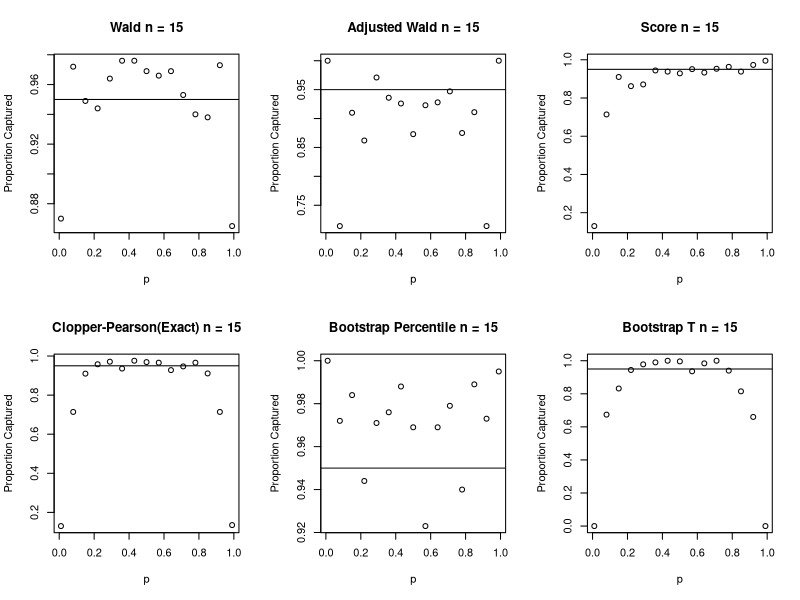
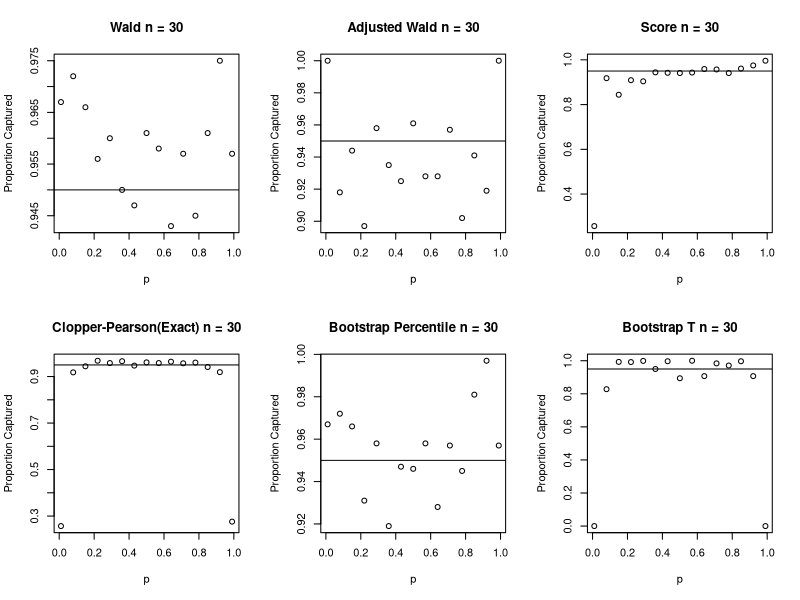
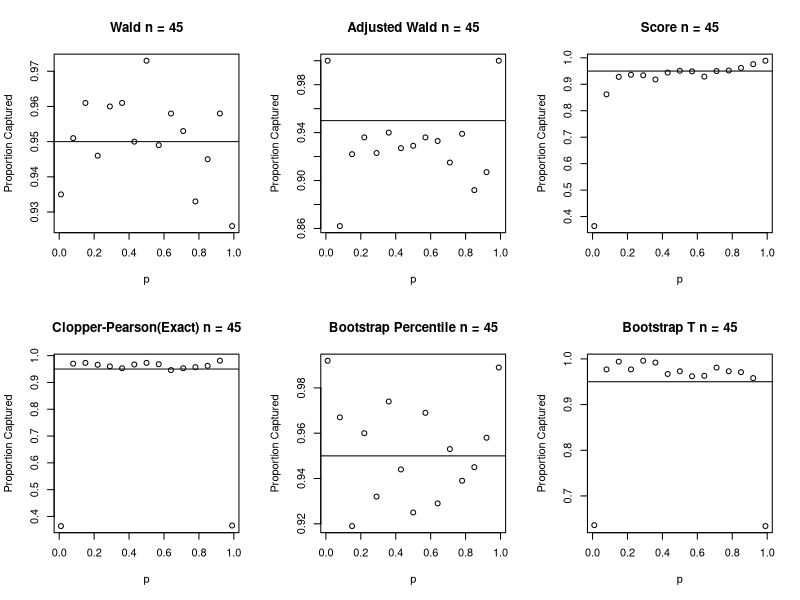
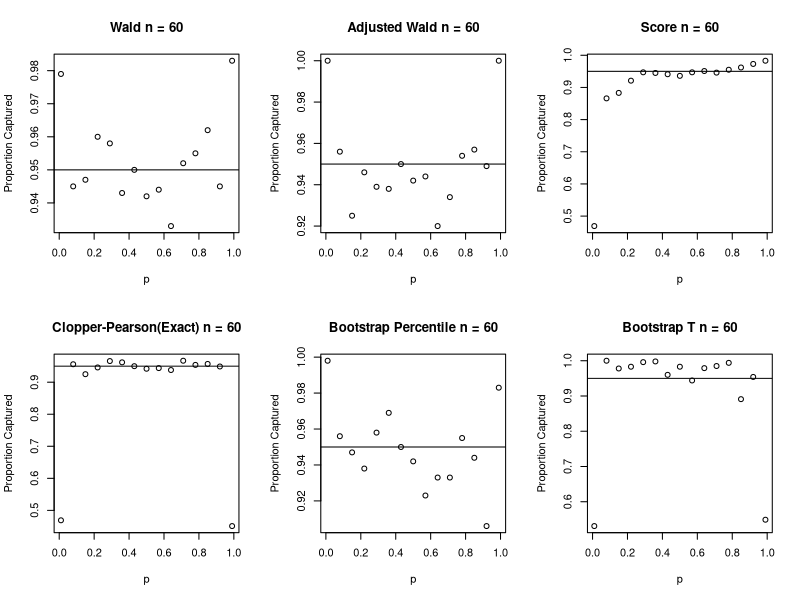
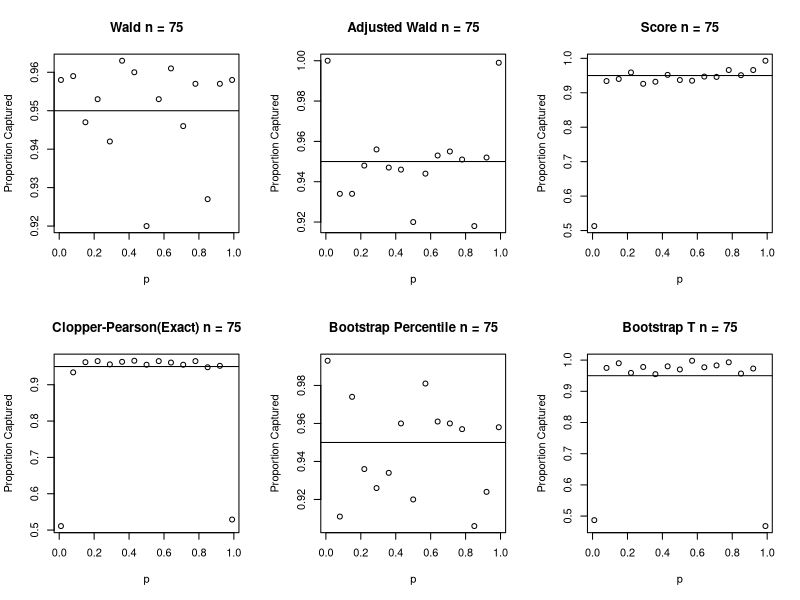
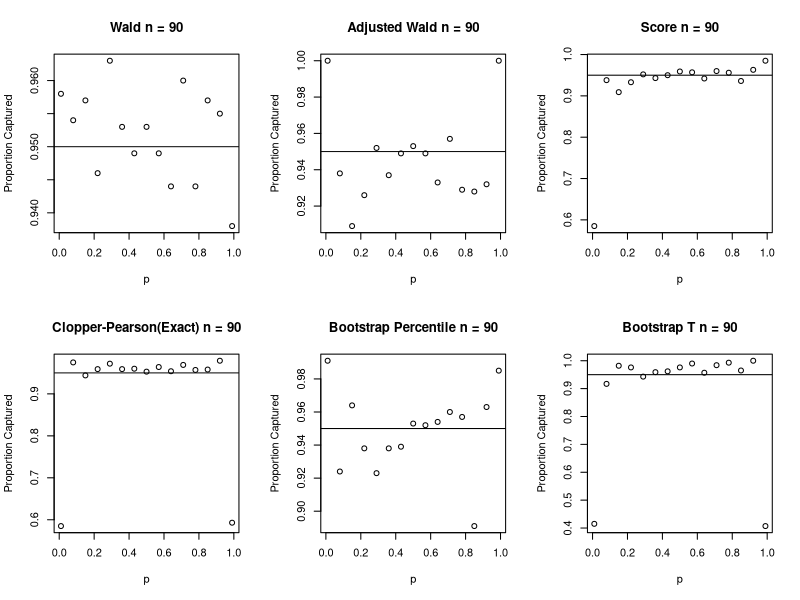
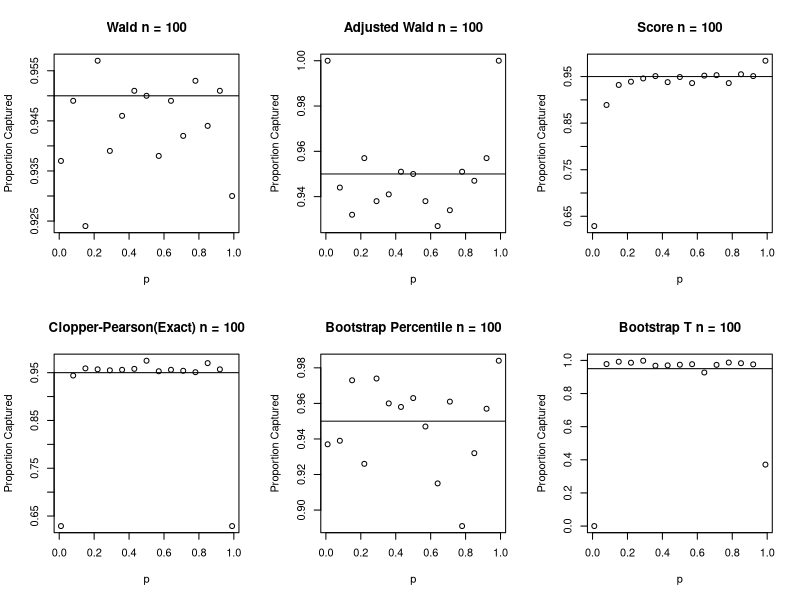
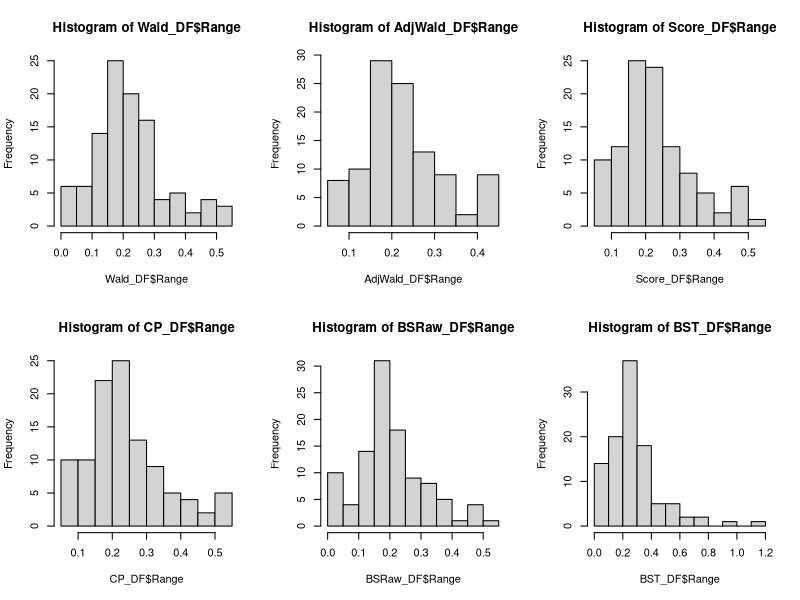

These charts were generated, in order, by the following R code: (Note: this script raises an error after producing the figures.)
#Part 1 Create various functions
waldCI <- function(y, n, alpha = 0.05){
  p_hat <- y/n
  c(p_hat - qnorm(1-alpha/2)*sqrt(((p_hat)*(1-p_hat))/n),
    p_hat + qnorm(1-alpha/2)*sqrt(((p_hat)*(1-p_hat))/n))
}

AdjustedWaldCI <-function(y, n, alpha = 0.05){
  p_hat <-(y+2)/(n+4)
  c(p_hat - qnorm(1-alpha/2)*sqrt(((p_hat)*(1-p_hat))/(n+4)),
     p_hat + qnorm(1-alpha/2)*sqrt(((p_hat)*(1-p_hat))/(n+4)))
}


ClopperPearson <- function(y,n,alpha=0.05){
  if(y == n){
    return(c(1,1))
  }
  if(y == 0){
    return(c(0,0))
  }
  else{
    a1 <- 2*y
    b1 <- 2*(n-y+1)
    a2 <- 2*(y+1)
    b2 <- 2*(n-y)
    return(c((1+((n-y+1)/(y*qf(alpha/2,a1,b1))))^(-1),
    (1+((n-y)/((y+1)*qf(1-alpha/2,a2,b2))))^(-1)))
  }
}
ClopperPearson(5,15)

Score_Interval <- function(y,n,alpha = 0.05){
  p_hat <- y/n
  c((p_hat+((qnorm(alpha/2)^2)/(2*n))+qnorm(alpha/2)*sqrt((p_hat*(1-p_hat)+(qnorm(alpha/2)^2)/(4*n))/n))/(1+(qnorm(alpha/2)^2)/(2*n)),
    (p_hat+((qnorm(alpha/2)^2)/(2*n))-qnorm(alpha/2)*sqrt((p_hat*(1-p_hat)+(qnorm(alpha/2)^2)/(4*n))/n))/(1+(qnorm(alpha/2)^2)/(2*n))
  )
}

BootCIs <- function(y, n, B = 100, alpha = 0.05){
  p_hat <- y/n
  p_hat_boot_values <- c()
  p_boot_t_values <- c()
  for(i in 1:B) {
    p_hat_boot <- rbinom(1, n, p_hat)/n

    #theoretical using formula sqrt(p*1-p)/n)
    theoretical_SE_p_hat_boot <- sqrt((p_hat_boot*(1-p_hat_boot)/n))
    
    #find SEs for t-stats
    p_boot_t <- (p_hat_boot - p_hat)/theoretical_SE_p_hat_boot
    
    #p_boot_t_fixed <- setdiff(p_boot_t_theoretical, c(Inf, -Inf))
    
    p_hat_boot_values <- append(p_hat_boot_values, p_hat_boot)
    p_boot_t_values <- append(p_boot_t_values, p_boot_t)
  }
  p_boot_t_values <- setdiff(p_boot_t_values, c(Inf, -Inf))
  return(c("Lower Bound % Interval" = quantile(p_hat_boot_values, alpha/2, name= FALSE),
           "Upper Bound % Interval" = quantile(p_hat_boot_values, 1 - alpha/2, name = FALSE),
           "Lower Bound T-Interval" = p_hat-quantile(p_boot_t_values, 1 - alpha/2, name = FALSE)*sd(p_hat_boot_values),
           "Upper Bound T-Interval" = p_hat-quantile(p_boot_t_values, alpha/2, name = FALSE)*sd(p_hat_boot_values)))
}

#Part 2 Generate random samples
#create vectors for n,p, and name of the methods that we wish to use
N<- 1000
sizes <- c(seq(15, 100, 15),100)
props <- seq(0.01, 0.99, length.out = 15)

#Set up a 3D array to store all samples.
#First dimension are individual sample values.
#Second dimension is the different sample sizes
#Third dimension is the different p values.
sample_array <- array(c(0,0,0), dim = c(N, length(sizes), length(props)))
#Creating the array
for (n in 1:length(sizes)){
  for (p in 1:length(props)){
    sample_array[,n,p] <- rbinom(N, sizes[n], props[p])
  }}

#Part 3/Part 4 Creating the CIs for each function and creating calculations 

#Create Matricies to store results for each interval
WaldCIMatrix 		<- matrix(0,nrow=105,ncol=8)
AdjustedWaldMatrix 	<- matrix(0,nrow=105,ncol=8)
ScoreIntervalMatrix 	<- matrix(0,nrow=105,ncol=8)
CPMatrix 			<- matrix(0,nrow=105,ncol=8)
BSRawMatrix 		<- matrix(0,nrow=105,ncol=8)
BSTMatrix 			<- matrix(0,nrow=105,ncol=8)

row_counter <-1
for (k in 1:length(props)){
  for (j in 1:length(sizes)){

      ##Set Up Counting algorithm!!!
	Wald_Count 		<- Wald_Below 	<- Wald_Above 	<- 0
	Adj_Wald_Count 	<- Adj_Wald_Below <- Adj_Wald_Above <- 0
	Score_Count 	<- Score_Below 	<- Score_Above 	<- 0 
	CP_Count 		<- CP_Below 	<- CP_Above 	<- 0
	BSRaw_Count 	<- BSRaw_Below 	<- BSRaw_Above 	<- 0
	BST_Count 		<- BST_Below 	<- BST_Above 	<- 0
 
      #calculate CIs
      WaldCI 		<- waldCI(props[k]*sizes[j],sizes[j],)
      AdjustedWald_CI 	<- AdjustedWaldCI(props[k]*sizes[j],sizes[j],)
	Score_CI 		<- Score_Interval(props[k]*sizes[j],sizes[j],)
	CP_CI 		<- ClopperPearson(props[k]*sizes[j],sizes[j],)
	BootStrapCIs 	<- BootCIs(props[k]*sizes[j],sizes[j],)
	BSRaw_CI 		<- c(BootStrapCIs[1], BootStrapCIs[2])
	BST_CI 		<- c(BootStrapCIs[3], BootStrapCIs[4])

	#Check CI Success Rates
      for(i in sample_array[,j,k]){
        p_check <- i/sizes[j]
        if(p_check >= WaldCI[1] & p_check <= WaldCI[2]){
          Wald_Count <- Wald_Count + 1
        }
        if(p_check < WaldCI[1]){
          Wald_Below <- Wald_Below + 1
        }
        if(p_check > WaldCI[2]){
          Wald_Above <- Wald_Above + 1
        }
        if(p_check >= AdjustedWald_CI[1] & p_check <= AdjustedWald_CI[2]){
          Adj_Wald_Count <- Adj_Wald_Count + 1
        }
        if(p_check < AdjustedWald_CI[1]){
          Adj_Wald_Below <- Adj_Wald_Below + 1
        }
        if(p_check > AdjustedWald_CI[2]){
          Adj_Wald_Above <- Adj_Wald_Above + 1
        }
        if(p_check >= Score_CI[1] & p_check <= Score_CI[2]){
          Score_Count <- Score_Count + 1
        }
        if(p_check < Score_CI[1]){
          Score_Below <- Score_Below + 1
        }
        if(p_check > Score_CI[2]){
          Score_Above <- Score_Above + 1
	  }
	  if(p_check >= CP_CI[1] & p_check <= CP_CI[2]){
          CP_Count <- CP_Count + 1
        }
        if(p_check < CP_CI[1]){
          CP_Below <- CP_Below + 1
        }
        if(p_check > CP_CI[2]){
          CP_Above <- CP_Above + 1
        }
	  if(p_check >= BSRaw_CI[1] & p_check <= BSRaw_CI[2]){
          BSRaw_Count <- BSRaw_Count + 1
        }
        if(p_check < BSRaw_CI[1]){
          BSRaw_Below <- BSRaw_Below + 1
        }
        if(p_check > BSRaw_CI[2]){
          BSRaw_Above <- BSRaw_Above + 1
        }	  
	  if(p_check >= BST_CI[1] & p_check <= BST_CI[2]){
          BST_Count <- BST_Count + 1
        }
        if(p_check < BST_CI[1]){
          BST_Below <- BST_Below + 1
        }
        if(p_check > BST_CI[2]){
          BST_Above <- BST_Above + 1
        }
	
	#Turning Counts into proportions
      Wald_True_Value 	<- Wald_Count/N
      Wald_Below_Value 	<- Wald_Below/N
      Wald_Above_Value 	<- Wald_Above/N
      Adj_Wald_True_Value 	<- Adj_Wald_Count/N
      Adj_Wald_Below_Value 	<- Adj_Wald_Below/N
      Adj_Wald_Above_Value 	<- Adj_Wald_Above/N
	Score_True_Value 	<- Score_Count/N
      Score_Below_Value <- Score_Below/N
      Score_Above_Value <- Score_Above/N
	CP_True_Value 	<- CP_Count/N
      CP_Below_Value 	<- CP_Below/N
      CP_Above_Value 	<- CP_Above/N
	BSRaw_True_Value 	<- BSRaw_Count/N
      BSRaw_Below_Value <- BSRaw_Below/N
      BSRaw_Above_Value <- BSRaw_Above/N
	BST_True_Value 	<- BST_Count/N
      BST_Below_Value 	<- BST_Below/N
      BST_Above_Value 	<- BST_Above/N
      }


	###ADDING TO CORRECT MATRICIES!!!!
      WaldCIMatrix[row_counter,] <- c(props[k],sizes[j],WaldCI,WaldCI[2]-WaldCI[1],Wald_True_Value, Wald_Below_Value, Wald_Above_Value)
      AdjustedWaldMatrix[row_counter,] <- c(props[k],sizes[j],AdjustedWald_CI,AdjustedWald_CI[2]-AdjustedWald_CI[1],Adj_Wald_True_Value, Adj_Wald_Below_Value, Adj_Wald_Above_Value)
      ScoreIntervalMatrix[row_counter,] <- c(props[k],sizes[j],Score_CI,Score_CI[2]-Score_CI[1],Score_True_Value, Score_Below_Value, Score_Above_Value)
      CPMatrix[row_counter,] <- c(props[k],sizes[j],CP_CI,CP_CI[2]-CP_CI[1],CP_True_Value, CP_Below_Value, CP_Above_Value)
      BSRawMatrix[row_counter,] <- c(props[k],sizes[j],BSRaw_CI,BSRaw_CI[2]-BSRaw_CI[1],BSRaw_True_Value, BSRaw_Below_Value, BSRaw_Above_Value)
      BSTMatrix[row_counter,] <- c(props[k],sizes[j],BST_CI,BST_CI[2]-BST_CI[1],BST_True_Value, BST_Below_Value, BST_Above_Value)

	#Move to next row in matricies
      row_counter <-row_counter +1
    }
}

#Change Matricies to DFs for easy subsetting, etc.
Wald_DF <- as.data.frame(WaldCIMatrix)
AdjWald_DF <- as.data.frame(AdjustedWaldMatrix)
Score_DF <- as.data.frame(ScoreIntervalMatrix)
CP_DF <- as.data.frame(CPMatrix)
BSRaw_DF <- as.data.frame(BSRawMatrix)
BST_DF <- as.data.frame(BSTMatrix)


#Change DF Column names to make it understandable
colnames(Wald_DF) <- c("p", "n", "L. Bound", "U. Bound", "Range", "Prop Capt", "Prop Below", "Prop Above")
colnames(AdjWald_DF) <- c("p", "n", "L. Bound", "U. Bound", "Range", "Prop Capt", "Prop Below", "Prop Above")
colnames(Score_DF) <- c("p", "n", "L. Bound", "U. Bound", "Range", "Prop Capt", "Prop Below", "Prop Above")
colnames(CP_DF) <- c("p", "n", "L. Bound", "U. Bound", "Range", "Prop Capt", "Prop Below", "Prop Above")
colnames(BSRaw_DF) <- c("p", "n", "L. Bound", "U. Bound", "Range", "Prop Capt", "Prop Below", "Prop Above")
colnames(BST_DF) <- c("p", "n", "L. Bound", "U. Bound", "Range", "Prop Capt", "Prop Below", "Prop Above")


list_of_dfs <- list(Wald_DF, AdjWald_DF, Score_DF, CP_DF, BSRaw_DF, BST_DF)
names <- c("Wald", "Adjusted Wald", "Score", "Clopper-Pearson(Exact)", "Bootstrap Percentile", "Bootstrap T")


#Plot

for (k in sizes){
  windows()
  par(mfrow = c(2, 3))
  for(i in 1:6){
    df_i <- subset(list_of_dfs[[i]], n == k)
    plot(df_i$p, df_i$"Prop Capt", main = paste(names[i],"n =",k), xlab = paste("p"), ylab = "Proportion Captured")
    abline(h = 0.95)
  }
}

#par(mfrow = c(2, 3))
hist(Wald_DF$Range)
hist(AdjWald_DF$Range)
hist(Score_DF$Range)
hist(CP_DF$Range)
hist(BSRaw_DF$Range)
hist(BST_DF$Range)



plot(Wald_n_100$p, Wald_n_100$"Prop Capt", pch = 11)
points(AdjWald_DF$n, AdjWald_DF$"Prop Capt", col='red', pch=19)
plot(Score_DF$n, Score_DF$"Prop Capt", ylim = c(0,1))
plot(CP_DF$n, CP_DF$"Prop Capt", ylim = c(0,1))
plot(BST_DF$n, BST_DF$"Prop Capt", ylim = c(0,1))
plot(BSRaw_DF$n, BSRaw_DF$"Prop Capt", ylim = c(0,1))

windows()
par(mfrow = c(2, 3))
plot(Wald_DF$p, Wald_DF$"Prop Capt", ylim = c(0,1))
plot(AdjWald_DF$p, AdjWald_DF$"Prop Capt", ylim = c(0,1))
plot(Score_DF$p, Score_DF$"Prop Capt", ylim = c(0,1))
plot(CP_DF$p, CP_DF$"Prop Capt", ylim = c(0,1))
plot(BST_DF$p, BST_DF$"Prop Capt", ylim = c(0,1))
plot(BSRaw_DF$p, BSRaw_DF$"Prop Capt", ylim = c(0,1))
